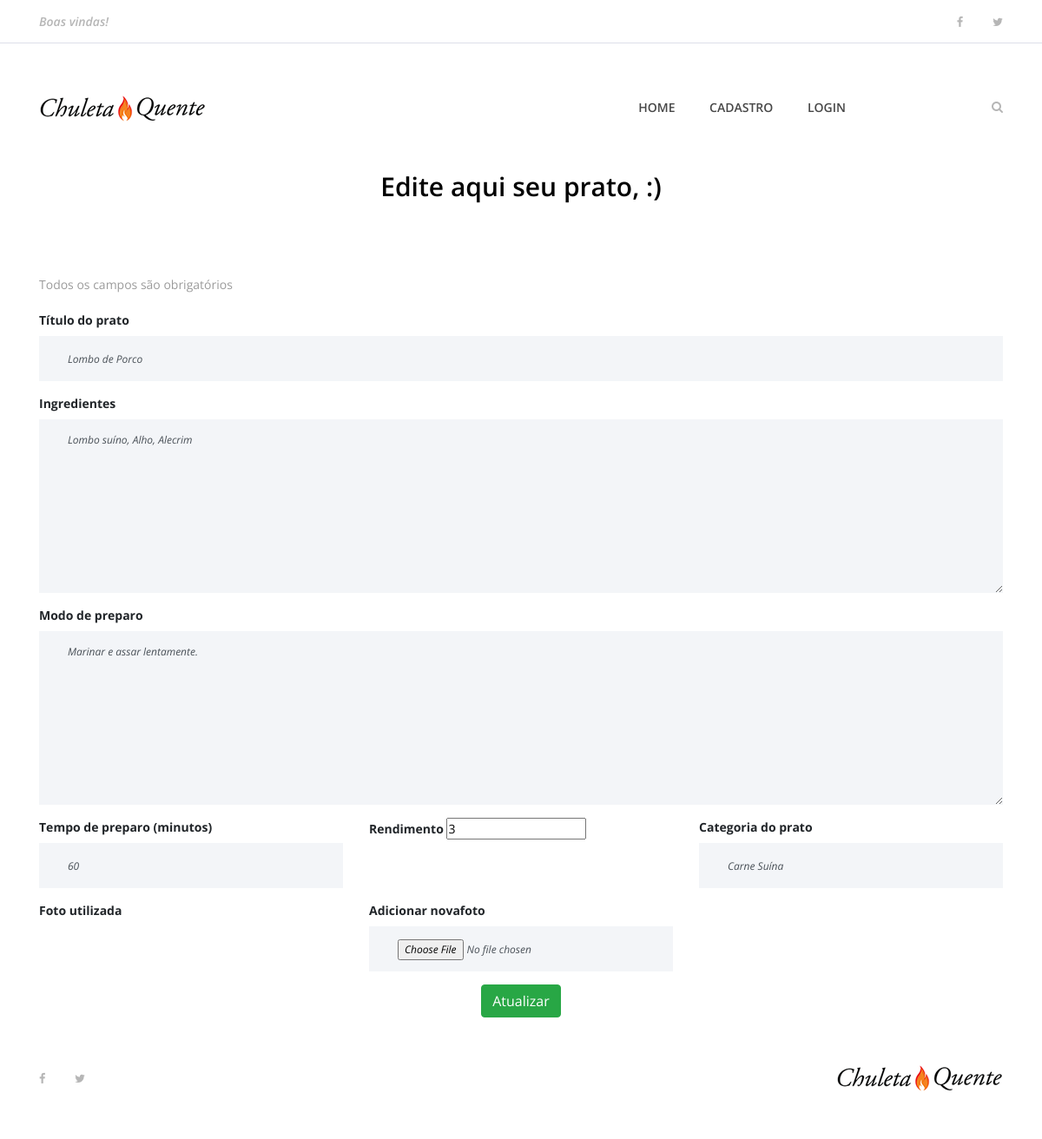
Screenshot of /edita/12 with the database file from the repository.
### churras/models.py (models this page shows, shortened)
class Prato(models.Model):
    nome_prato = models.CharField(max_length=100)
    ingredientes = models.TextField()
    modo_preparo = models.CharField()
    tempo_preparo = models.IntegerField()
    rendimento = models.CharField(max_length=10)
    categoria = models.CharField(max_length=100)
    date_prato = models.DateTimeField(default=datetime.now, blank=True)
    funcionario = models.ForeignKey(User, on_delete=models.CASCADE)
    publicado = models.BooleanField(default=False)
    foto_prato = models.ImageField(upload_to=get_file_path, blank=True)

### usuarios/views.py (the view)
# urls.py: path('edita/<int:prato_id>', edita_prato, name='edita_prato'),
def edita_prato(request, prato_id):
    prato = get_object_or_404(Prato, pk=prato_id)
    prato_a_editar = {'prato':prato}
    return render(request,'edita_prato.html', prato_a_editar)

### templates/edita_prato.html (shortened to what this page needs)
{% extends 'base.html' %}
{% load static %}
{% block content %}
{% include 'partials/menu.html' %}
<div class="contact-area section-padding">
    <div class="container">
        <div class="row">
            <div class="col-12">
                <div class="section-heading">
                    <h3>Edite aqui seu prato, {{ user.username }} :)</h3>
                </div>
            </div>
        </div>
        <div class="row">
            <div class="col-12">
                <p>Todos os campos são obrigatórios</p>
                <div class="contact-form-area">
                    <form action="{% url 'atualiza_prato'%}" method="post" enctype="multipart/form-data">
                        <div class="row">
                            <div class="col-12 col-lg-12">
                                <label for="nome_prato"><b>Título do prato</b></label>
                                <input type="text" id="nome_prato" class="form-control" name="nome_prato"
                                    placeholder="Ex. Maminha no limão" value="{{prato.nome_prato}}" required>
                            </div>
                            <div class="col-12">
                                <label for="file"><b>Ingredientes</b></label>
                                <textarea class="form-control" name="ingredientes" cols="30" rows="10" placeholder="Ex. Maminha, &#10; 3 Limões, &#10;Sal e temperos" required>{{prato.ingredientes}}</textarea>
                            </div>
                            <div class="col-12">
                                <label for="file"><b>Modo de preparo</b></label>
                                <textarea class="form-control" name="modo_preparo" cols="30" rows="10" placeholder="Ex. Ex. Corte saboroso, temperado com limão, sal e diversos temperos, marinando para obter o máximo de suculência." required>{{prato.modo_preparo}}</textarea>
                            </div>
                            <div class="col-12 col-lg-4">
                                <label for="file"><b>Tempo de preparo (minutos)</b></label>
                                <input type="number" class="form-control" name="tempo_preparo" placeholder="Ex. 2"
                                    value="{{prato.tempo_preparo}}" required>
                            </div>
                            <div class="col-12 col-lg-4">
                                <label for="file"><b>Rendimento</b></label>
                                <input type="text" class="form- control" name="rendimento"
                                    placeholder="Ex. serve 1 pessoa" value="{{prato.rendimento}}" required>
                            </div>
                            <div class="col-12 col-lg-4">
                                <label for="file"><b>Categoria do prato</b></label>
                                <input type="text" class="form-control" name="categoria" placeholder="Ex. Churrasco"
                                    value="{{prato.categoria}}" required>
                            </div>
                            <div class="col-12 col-lg-4">
                                <label for="file"><b>Foto utilizada</b></label>
                            </div>
                            <div class="col-12 col-lg-4">
                                <label for="file"><b>Adicionar novafoto</b></label>
                                <input type="file" class="form-control" name="foto_prato">
                            </div>
                            <div class="col-12 text-center">
                                <button class="btn btn-success" type="submit">Atualizar</button>
                            </div>
                        </div>
                    </form>
                </div>
            </div>
        </div>
    </div>
</div>
{% include 'partials/footer.html' %}
{% endblock %}

### static/site.css (style rules this page uses)
* { margin: 0; padding: 0; }
h1, h2, h3, h4, h5, h6 { color: #000000; line-height: 1.3; font-weight: 600; }
p { color: #9b9b9b; font-size: 14px; line-height: 2; font-weight: 400; }
.section-heading { position: relative; z-index: 1; margin-bottom: 80px; text-align: center; }
.section-heading h3 { font-size: 30px; margin-bottom: 0; }
.contact-form-area .form-control { height: 52px; width: 100%; background-color: #f3f5f8; font-size: 12px; font-style: italic; margin-bottom: 15px; border: none; border-left: 3px solid #f3f5f8; border-radius: 0; padding: 15px 30px; -webkit-transition-duration: 500ms; transition-duration: 500ms; }
.contact-form-area textarea.form-control { height: 200px; -webkit-transition-duration: 500ms; transition-duration: 500ms; }

### rows the page displays
Prato: nome_prato "Lombo de Porco", ingredientes "Lombo suíno, Alho, Alecrim", modo_preparo "Marinar e assar lentamente.", tempo_preparo "60", rendimento "3", categoria "Carne Suína"
